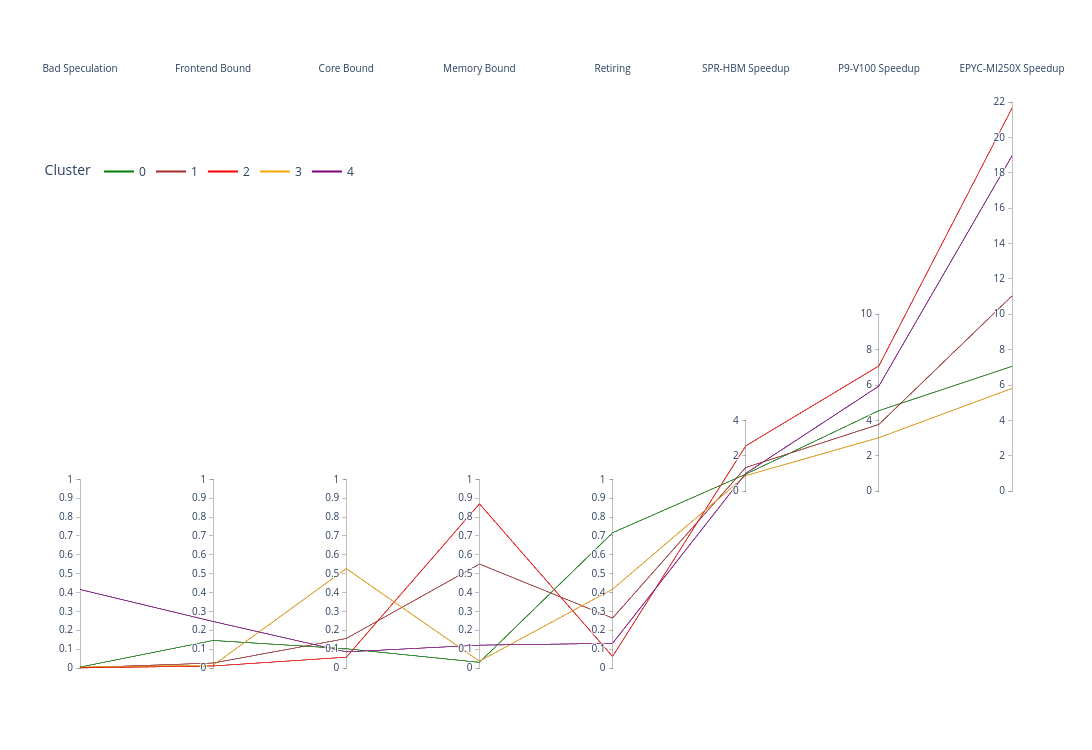

Source (notebook cell):
### Markdown cell above
Plot average of cluster values

### Code cell
fig = go.Figure(data=
    [
    go.Parcoords(
        line = dict(color = avg_no_outliers['Cluster ID'], #showscale = True,
                   colorscale = [[0,'green'],[0.25, 'brown'],[0.5,'red'],[0.75, 'orange'],[1,'purple'],]),
        dimensions = list([
            dict(range = [0,3],
                 tickvals = [0,0.1,0.2,0.3,0.4,0.5,0.6,0.7,0.8,0.9,1],
                label = 'Bad Speculation', values = avg_no_outliers['Bad Speculation']),
            dict(range = [0,3],
                 tickvals = [0,0.1,0.2,0.3,0.4,0.5,0.6,0.7,0.8,0.9,1],
                label = 'Frontend Bound', values = avg_no_outliers['Frontend Bound']),
            dict(range = [0,3],
                 tickvals = [0,0.1,0.2,0.3,0.4,0.5,0.6,0.7,0.8,0.9,1],
                label = 'Core Bound', values = avg_no_outliers['Core Bound']),
            dict(range = [0,3],
                 tickvals = [0,0.1,0.2,0.3,0.4,0.5,0.6,0.7,0.8,0.9,1],
                label = 'Memory Bound', values = avg_no_outliers['Memory Bound']),
            dict(range = [0,3],
                 tickvals = [0,0.1,0.2,0.3,0.4,0.5,0.6,0.7,0.8,0.9,1],
                label = 'Retiring', values = avg_no_outliers['Retiring']),
            dict(range = [-10,22],
                 tickvals = [0,2,4,],
                label = 'SPR-HBM Speedup', values = avg_no_outliers['Speedup on SPR-HBM']),
            dict(range = [-10,22],
                 tickvals = [0,2,4,6,8,10],
                label = 'P9-V100 Speedup', values = avg_no_outliers['Speedup on P9-V100']),
            dict(range = [-10,22],
                 tickvals = [0,2,4,6,8,10,12,14,16,18,20,22],
                label = 'EPYC-MI250X Speedup', values = avg_no_outliers['Speedup on EPYC-MI250X'])
        ])
#    )
    ),
                    #Custom Legend
    go.Scatter(
            x=[None],
            y=[None],
            mode="lines",
            name="0",
            marker=dict(size=7, color="green", ),
        ),

        go.Scatter(
            x=[None],
            y=[None],
            mode="lines",
            name="1",
            marker=dict(size=7, color="brown", ),
        ),

        go.Scatter(
            x=[None],
            y=[None],
            mode="lines",
            name="2",
            marker=dict(size=7, color="red",),
        ),
        go.Scatter(
            x=[None],
            y=[None],
            mode="lines",
            name="3",
            marker=dict(size=7, color="orange",),
        ),

        go.Scatter(
            x=[None],
            y=[None],
            mode="lines",
            name="4",
            marker=dict(size=7, color="purple",),
        ),
                        
    ]   
)

fig.update_layout(
    width=1100, height=750,
    plot_bgcolor = 'white',
    paper_bgcolor = 'white'
)
fig.update_xaxes(showticklabels=False)
fig.update_yaxes(showticklabels=False)
fig.update_layout(legend=dict(
    title="Cluster",
    orientation="h",
    yanchor="auto",
    y=0.9,
    xanchor="right",  # changed
    x=0.3
    ))

#fig.write_image("images/par_coord_AVG_NO_OUTLIERS.png")

fig.show()

### Figure 1 — Plotly figure (JSON) as saved in the notebook; plotly's stock layout.template omitted (floating-point values rounded to 4 significant figures)
{"data": [{"dimensions": [{"label": "Bad Speculation", "range": [0, 3], "tickvals": [0, 0.1, 0.2, 0.3, 0.4, 0.5, 0.6, 0.7, 0.8, 0.9, 1], "values": [0.005019, 0.001878, 0.0003885, 0.004965, 0.4163]}, {"label": "Frontend Bound", "range": [0, 3], "tickvals": [0, 0.1, 0.2, 0.3, 0.4, 0.5, 0.6, 0.7, 0.8, 0.9, 1], "values": [0.146, 0.02631, 0.01077, 0.01469, 0.2465]}, {"label": "Core Bound", "range": [0, 3], "tickvals": [0, 0.1, 0.2, 0.3, 0.4, 0.5, 0.6, 0.7, 0.8, 0.9, 1], "values": [0.1021, 0.1563, 0.05733, 0.5267, 0.08554]}, {"label": "Memory Bound", "range": [0, 3], "tickvals": [0, 0.1, 0.2, 0.3, 0.4, 0.5, 0.6, 0.7, 0.8, 0.9, 1], "values": [0.03002, 0.5511, 0.8703, 0.03601, 0.1211]}, {"label": "Retiring", "range": [0, 3], "tickvals": [0, 0.1, 0.2, 0.3, 0.4, 0.5, 0.6, 0.7, 0.8, 0.9, 1], "values": [0.7169, 0.2645, 0.06118, 0.4177, 0.1306]}, {"label": "SPR-HBM Speedup", "range": [-10, 22], "tickvals": [0, 2, 4], "values": [0.9559, 1.334, 2.556, 0.8744, 1.002]}, {"label": "P9-V100 Speedup", "range": [-10, 22], "tickvals": [0, 2, 4, 6, 8, 10], "values": [4.551, 3.77, 7.077, 3.021, 5.938]}, {"label": "EPYC-MI250X Speedup", "range": [-10, 22], "tickvals": [0, 2, 4, 6, 8, 10, 12, 14, 16, 18, 20, 22], "values": [7.054, 11.03, 21.65, 5.807, 18.96]}], "line": {"color": [0, 1, 2, 3, 4], "colorscale": [[0, "green"], [0.25, "brown"], [0.5, "red"], [0.75, "orange"], [1, "purple"]]}, "type": "parcoords"}, {"marker": {"color": "green", "size": 7}, "mode": "lines", "name": "0", "type": "scatter", "x": [null], "y": [null]}, {"marker": {"color": "brown", "size": 7}, "mode": "lines", "name": "1", "type": "scatter", "x": [null], "y": [null]}, {"marker": {"color": "red", "size": 7}, "mode": "lines", "name": "2", "type": "scatter", "x": [null], "y": [null]}, {"marker": {"color": "orange", "size": 7}, "mode": "lines", "name": "3", "type": "scatter", "x": [null], "y": [null]}, {"marker": {"color": "purple", "size": 7}, "mode": "lines", "name": "4", "type": "scatter", "x": [null], "y": [null]}], "layout": {"height": 750, "legend": {"orientation": "h", "title": {"text": "Cluster"}, "x": 0.3, "xanchor": "right", "y": 0.9, "yanchor": "auto"}, "paper_bgcolor": "white", "plot_bgcolor": "white", "width": 1100, "xaxis": {"showticklabels": false}, "yaxis": {"showticklabels": false}}}
